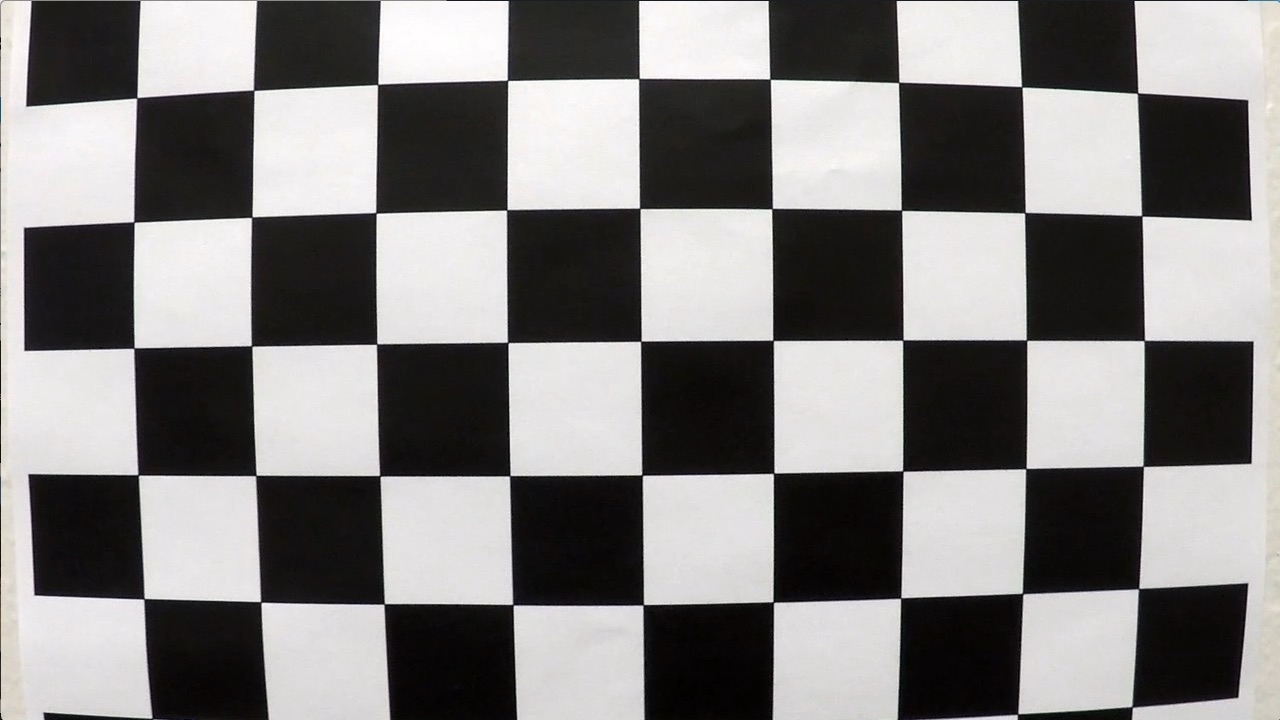
#> input picture JetsonTX1_RCHammer/camera_cal/calibration1.jpg, 1280 x 720 px
$ python -i deviationFromSobel.py   (imports and definitions only)   (older library calls are emulated)
#> lines starting #> are read from the running program, lines starting #| are printed output that depends on the picture; after the words box and inside, x2 and y2 are one past the last pixel; in counts of white or black regions, pixels touching at a corner belong together; long printed decimals are rounded
import numpy as np
import cv2
import glob
import matplotlib.pyplot as plt
import matplotlib.image as mpimg
import math

# [4 lines not run here, left out]


class deviation:

	y = 150
	factor = 2.5
	premiddle = 0

	def __init__(self):
		self.left_fit_his = []
		self.right_fit_his = []
		return

	######## Camera callibration
	# [103 lines left out: functions cal_undistort, collect_callibration_points, compare_images, abs_sobel_thresh, mag_thresh, dir_threshold and 3 more, not called in this run]

	### Perspective Transform ###

	def warp(self, img):

		imshape = img.shape
		img_size = (img.shape[1], img.shape[0])

		src = np.float32(
			[[0.7*imshape[1], 0.45*imshape[0]],
			  [0.8 * imshape[1],1*imshape[0]],
			  [0.2 * imshape[1],1*imshape[0]],
			  [0.3*imshape[1], 0.45*imshape[0]]])

		dst = np.float32(
			[[0.6*img.shape[1],0*imshape[0]],
			  [0.6*img.shape[1],1*img.shape[0]],
			  [0.4*img.shape[1],1*img.shape[0]],
			  [0.4*img.shape[1],0*imshape[0]]])

		M = cv2.getPerspectiveTransform(src, dst)
		Minv = cv2.getPerspectiveTransform(dst, src)

		binary_warped = cv2.warpPerspective(img, M, img_size, flags=cv2.INTER_LINEAR)
		# [16 lines of commented-out code are left out]
		return binary_warped, Minv

	### Histogram ###

	def get_histogram(self, binary_warped):
		histogram = np.sum(binary_warped[binary_warped.shape[0]//2:,:], axis=0)

		return histogram

	# [17 lines left out: function compare_plotted_images, not called in this run]


	### Sliding Window ###

	def slide_window(self, binary_warped, histogram):
		out_img = np.dstack((binary_warped, binary_warped, binary_warped))*255
		midpoint = np.int(histogram.shape[0]/2)
		leftx_base = np.argmax(histogram[:midpoint])
		rightx_base = np.argmax(histogram[midpoint:]) + midpoint

		nwindows = 9
		window_height = np.int(binary_warped.shape[0]/nwindows)
		nonzero = binary_warped.nonzero()
		nonzeroy = np.array(nonzero[0])
		nonzerox = np.array(nonzero[1])
		leftx_current = leftx_base
		rightx_current = rightx_base
		margin = 50
		minpix = 20
		left_lane_inds = []
		right_lane_inds = []

		for window in range(nwindows):
			win_y_low = binary_warped.shape[0] - (window+1)*window_height
			win_y_high = binary_warped.shape[0] - window*window_height
			win_xleft_low = leftx_current - margin
			win_xleft_high = leftx_current + margin
			win_xright_low = rightx_current - margin
			win_xright_high = rightx_current + margin
			cv2.rectangle(out_img,(win_xleft_low,win_y_low),(win_xleft_high,win_y_high),
			(0,255,0), 2)
			cv2.rectangle(out_img,(win_xright_low,win_y_low),(win_xright_high,win_y_high),
			(0,255,0), 2)
			good_left_inds = ((nonzeroy >= win_y_low) & (nonzeroy < win_y_high) &
			(nonzerox >= win_xleft_low) &  (nonzerox < win_xleft_high)).nonzero()[0]
			good_right_inds = ((nonzeroy >= win_y_low) & (nonzeroy < win_y_high) &
			(nonzerox >= win_xright_low) &  (nonzerox < win_xright_high)).nonzero()[0]
			left_lane_inds.append(good_left_inds)
			right_lane_inds.append(good_right_inds)
			if len(good_left_inds) > minpix:
				leftx_current = np.int(np.mean(nonzerox[good_left_inds]))
			if len(good_right_inds) > minpix:
				rightx_current = np.int(np.mean(nonzerox[good_right_inds]))

		left_lane_inds = np.concatenate(left_lane_inds)
		right_lane_inds = np.concatenate(right_lane_inds)

		leftx = nonzerox[left_lane_inds]
		lefty = nonzeroy[left_lane_inds]
		rightx = nonzerox[right_lane_inds]
		righty = nonzeroy[right_lane_inds]

		ploty = np.linspace(0, binary_warped.shape[0]-1, binary_warped.shape[0] )
		if (leftx.size > 0):
		#if (1):
			left_fit = np.polyfit(lefty, leftx, 2)
			left_fitx = left_fit[0]*ploty**2 + left_fit[1]*ploty + left_fit[2]
			self.left_fit_his = left_fit
		else:
			print(self.left_fit_his)
			left_fit = self.left_fit_his
		if (rightx.size > 0):
		#if (1):
			right_fit = np.polyfit(righty, rightx, 2)
			right_fitx = right_fit[0]*ploty**2 + right_fit[1]*ploty + right_fit[2]
			self.right_fit_his = right_fit
		else:
			right_fit = self.right_fit_his


		out_img[nonzeroy[left_lane_inds], nonzerox[left_lane_inds]] = [255, 0, 0]
		out_img[nonzeroy[right_lane_inds], nonzerox[right_lane_inds]] = [0, 0, 255]

		# [6 lines of commented-out code are left out]

		return ploty, left_fit, right_fit

	### Skipping Slinding Window ###

	def skip_sliding_window(self, binary_warped, left_fit, right_fit):
		nonzero = binary_warped.nonzero()
		nonzeroy = np.array(nonzero[0])
		nonzerox = np.array(nonzero[1])
		margin = 100
		left_lane_inds = ((nonzerox > (left_fit[0]*(nonzeroy**2) + left_fit[1]*nonzeroy +
		left_fit[2] - margin)) & (nonzerox < (left_fit[0]*(nonzeroy**2) +
		left_fit[1]*nonzeroy + left_fit[2] + margin)))

		right_lane_inds = ((nonzerox > (right_fit[0]*(nonzeroy**2) + right_fit[1]*nonzeroy +
		right_fit[2] - margin)) & (nonzerox < (right_fit[0]*(nonzeroy**2) +
		right_fit[1]*nonzeroy + right_fit[2] + margin)))

		leftx = nonzerox[left_lane_inds]
		lefty = nonzeroy[left_lane_inds]
		rightx = nonzerox[right_lane_inds]
		righty = nonzeroy[right_lane_inds]
		left_fit = np.polyfit(lefty, leftx, 2)
		right_fit = np.polyfit(righty, rightx, 2)
		ploty = np.linspace(0, binary_warped.shape[0]-1, binary_warped.shape[0] )
		left_fitx = left_fit[0]*ploty**2 + left_fit[1]*ploty + left_fit[2]
		right_fitx = right_fit[0]*ploty**2 + right_fit[1]*ploty + right_fit[2]
		mid_fitx = (left_fitx + right_fitx) / 2

		################################
		## Visualization
		################################

		out_img = np.dstack((binary_warped, binary_warped, binary_warped))*255
		window_img = np.zeros_like(out_img)
		out_img[nonzeroy[left_lane_inds], nonzerox[left_lane_inds]] = [255, 0, 0]
		out_img[nonzeroy[right_lane_inds], nonzerox[right_lane_inds]] = [0, 0, 255]

		left_line_window1 = np.array([np.transpose(np.vstack([left_fitx-margin, ploty]))])
		left_line_window2 = np.array([np.flipud(np.transpose(np.vstack([left_fitx+margin,
									  ploty])))])
		left_line_pts = np.hstack((left_line_window1, left_line_window2))
		right_line_window1 = np.array([np.transpose(np.vstack([right_fitx-margin, ploty]))])
		right_line_window2 = np.array([np.flipud(np.transpose(np.vstack([right_fitx+margin,
									  ploty])))])
		right_line_pts = np.hstack((right_line_window1, right_line_window2))

		cv2.fillPoly(window_img, np.int_([left_line_pts]), (0,255, 0))
		cv2.fillPoly(window_img, np.int_([right_line_pts]), (0,255, 0))
		result = cv2.addWeighted(out_img, 1, window_img, 0.3, 0)

		# [6 lines of commented-out code are left out]

		ret = {}
		ret['leftx'] = leftx
		ret['rightx'] = rightx
		ret['left_fitx'] = left_fitx
		ret['right_fitx'] = right_fitx
		ret['ploty'] = ploty

		return ret

	### Measuring Curvature ###

	def measure_curvature(self, ploty, lines_info):
		ym_per_pix = 30/720
		xm_per_pix = 3.7/700

		leftx = lines_info['left_fitx']
		rightx = lines_info['right_fitx']

		leftx = leftx[::-1]
		rightx = rightx[::-1]

		y_eval = np.max(ploty)
		left_fit_cr = np.polyfit(ploty*ym_per_pix, leftx*xm_per_pix, 2)
		right_fit_cr = np.polyfit(ploty*ym_per_pix, rightx*xm_per_pix, 2)
		left_curverad = ((1 + (2*left_fit_cr[0]*y_eval*ym_per_pix + left_fit_cr[1])**2)**1.5) / np.absolute(2*left_fit_cr[0])
		right_curverad = ((1 + (2*right_fit_cr[0]*y_eval*ym_per_pix + right_fit_cr[1])**2)**1.5) / np.absolute(2*right_fit_cr[0])
		print(left_curverad, 'm', right_curverad, 'm')

		return left_curverad, right_curverad

	### Drawing ###
	# [20 lines left out: function draw_lane_lines, not called in this run]

	# image is expected be in RGB color space
	def select_rgb_white_yellow(self, image):
		# white color mask
		lower = np.uint8([200, 200, 200])
		upper = np.uint8([255, 255, 255])
		white_mask = cv2.inRange(image, lower, upper)
		# yellow color mask
		lower = np.uint8([0, 190,   190])
		upper = np.uint8([160, 255, 255])
		yellow_mask = cv2.inRange(image, lower, upper)
		# combine the mask
		mask = cv2.bitwise_or(white_mask, yellow_mask)
		masked = cv2.bitwise_and(image, image, mask = mask)

		gray = cv2.cvtColor(masked, cv2.COLOR_RGB2GRAY)
		#cv2.imshow('masked', gray)
		#cv2.imshow('white mask', white_mask)
		#cv2.imshow('yellow mask', yellow_mask)

		return gray

	# Calculate Angle
	def GetAngle(self, x, xshape):
		# Calculate Angle
		#x = middle
		#xshape = (image.shape[1] / 2)
		print('hieu so', x-xshape)
		value = math.atan2((x-xshape), self.y)
		result = value * 180 / math.pi
		result = result * self.factor
		if result < 0:
			result = result + result / 7.5
		print('goc lech = ', result)
		return result

	### Defining image processing method ###

	def process_image(self, image):
		#global used_warped
		#global used_ret

		#imgpoints, objpoints = self.collect_callibration_points()
		#img = mpimg.imread('./camera_cal/calibration3.jpg')
		#undistorted, mtx, dist_coefficients = cal_undistort(img, objpoints, imgpoints)
		#compare_images(img, undistorted, "Original Image", "Undistorted Image")

		#Undistort image
		#image, mtx, dist_coefficients = self.cal_undistort(image, objpoints, imgpoints)
		#cv2.imshow('undistort', image)

		#################### FOR SOBEL #####################
		# Gradient thresholding
		#gradient_combined = self.apply_thresholds(image)
		#cv2.imshow('Gradient', gradient_combined)

		# Color thresholding
		#s_binary = self.apply_color_threshold(image)
		#compare_images(image, s_binary, "Original Image", "Color Threshold")

		# Combine Gradient and Color thresholding
		#combined_binary = self.combine_threshold(s_binary, gradient_combined)
		#compare_images(image, combined_binary, "Original Image", "combined_binary")
		##########################################

		#Binary
		combined_binary = self.select_rgb_white_yellow(image)

		# Transforming Perspective
		binary_warped, Minv = self.warp(combined_binary)
		#cv2.imshow('binary_warped', binary_warped)
		#compare_plotted_images(image, binary_warped, "Original Image", "Warped Image")

		# Getting Histogram
		histogram = self.get_histogram(binary_warped)
		#plt.plot(histogram)
		#plt.show()

		# Sliding Window to detect lane lines
		ploty, left_fit, right_fit = self.slide_window(binary_warped, histogram)

		# Skipping Sliding Window
		ret = self.skip_sliding_window(binary_warped, left_fit, right_fit)

		# Measuring Curvature
		left_curverad, right_curverad = self.measure_curvature(ploty, ret)
		print(left_curverad,' ', right_curverad)

		# Get middle
		#middle = max(ret['rightx']) + min(ret['leftx'])
		avr_right = sum(ret['rightx']) / len(ret['rightx'])
		avr_left = sum(ret['leftx']) / len(ret['leftx'])
		middle = (avr_right + avr_left) / 2
		print('mid', middle)
		self.premiddle = middle
		cv2.circle(image,(int(image.shape[1] / 2)  , image.shape[0]), 10, (255,255,255), -1)
		cv2.circle(image, (int(middle), 450), 5, (0,0,255), -1)
		cv2.imshow('output', image)

		if (right_curverad == left_curverad):
			if (right_curverad < left_curverad):
				print('lost 1 lane right')
				middle = self.premiddle + (self.premiddle - middle)
			else:
				print('lost 1 lane left')
				middle = self.premiddle - (middle - self.premiddle)


		if (left_curverad > 0):
			left_curve = left_curverad
		if right_curverad > 0:
			right_curve = right_curverad

		# Calculate Angle
		print('premid', self.premiddle)
		angle = self.GetAngle(middle, image.shape[1] / 2)
		# [34 lines of commented-out code are left out]

		return angle

>>> import cv2
>>> picture = cv2.imread('camera_cal/calibration1.jpg')
#> picture is the input picture: shape (720, 1280, 3); mean B, G, R 127.8, 128.4, 130.1
>>> result = deviation().process_image(picture)
#> in select_rgb_white_yellow, `white_mask = cv2.inRange(image, lower, upper)`:
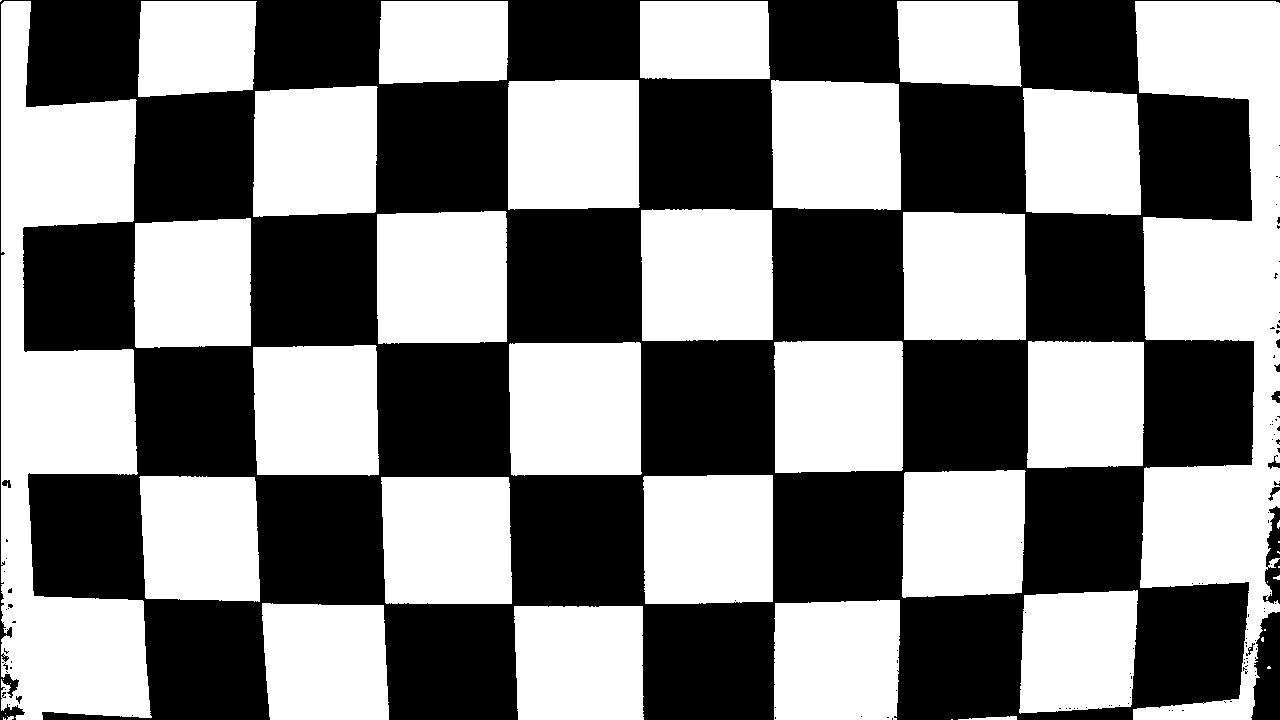
#> white_mask: shape (720, 1280); 50.5% white; 113 black regions (102 under 20 px), largest, box (x1, y1, x2, y2) and area: (0, 0, 1280, 720) 451836, (1251, 612, 1280, 720) 2423, (1263, 506, 1280, 604) 963
#> in process_image, `binary_warped, Minv = self.warp(combined_binary)`: Minv = [[2, -0.296, -640], [7.4e-17, 0.217, 324], [0, -0.000463, 1]]
#> in get_histogram, `histogram = np.sum(binary_warped[binary_warped.shape[0]//2:,:], axis=0)`: histogram = 1280 values, max 78820 at index 456, min 0 at index 0, mean 14902.4
#> in slide_window, `leftx_base = np.argmax(histogram[:midpoint])`: leftx_base = 456
#> in slide_window, `rightx_base = np.argmax(histogram[midpoint:]) + midpoint`: rightx_base = 783
#> in slide_window, `nonzero = binary_warped.nonzero()`: nonzero = 196829 positions, rows 0 to 719, columns 321 to 959
#> in slide_window, `leftx_current = leftx_base`: leftx_current = 456
#> in slide_window, `rightx_current = rightx_base`: rightx_current = 783
#> the loop in slide_window, `for window in range(nwindows):` made 9 passes
#> (win_xleft_low, win_xleft_high, win_xright_low, win_xright_high, leftx_current, rightx_current) on passes 1 to 4: (406, 506, 733, 833, 446, 793), (396, 496, 743, 843, 435, 798), (385, 485, 748, 848, 448, 788), (398, 498, 738, 838, 462, 769)
#> after the loop in slide_window, `for window in range(nwindows):`:
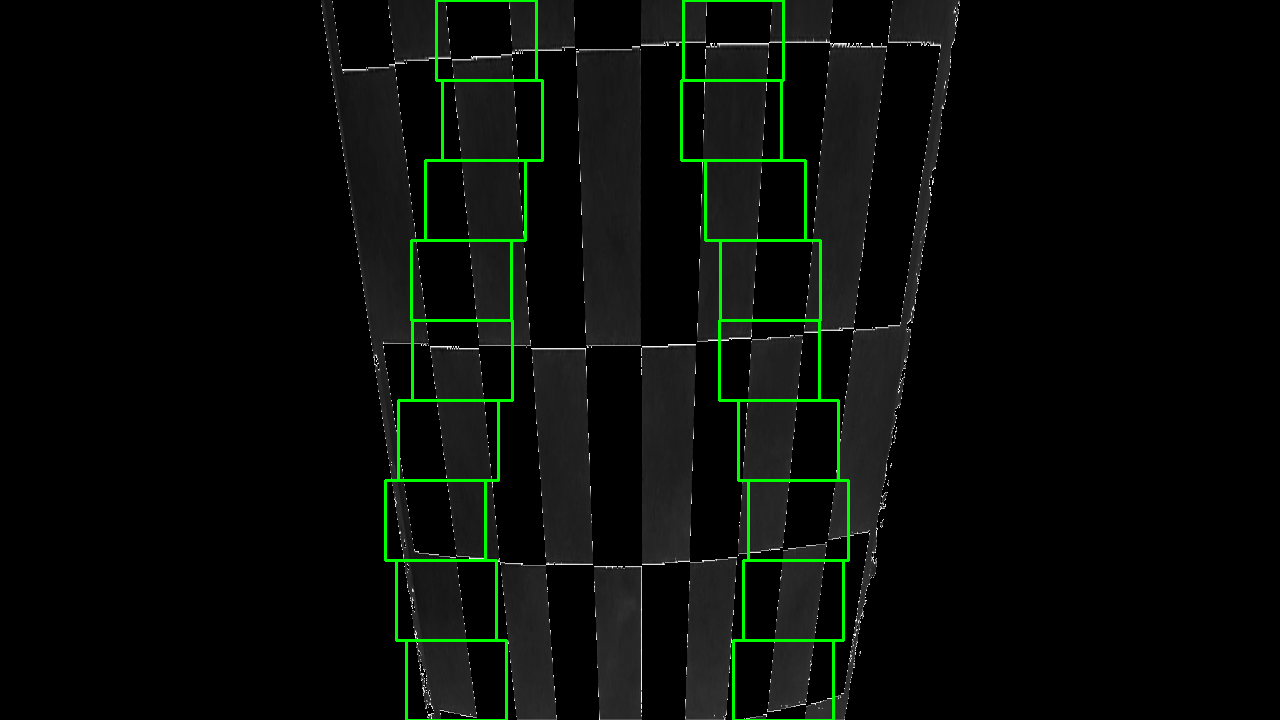
#> out_img: shape (720, 1280, 3); mean of channels 0, 1, 2 7.6, 11.6, 7.6; drawn as B, G, R
#> after the loop in slide_window, `for window in range(nwindows):`: left_lane_inds = 9 items
#> in slide_window, `left_fit = np.polyfit(lefty, leftx, 2)`: left_fit = [-5.56e-07, -0.0896, 499]
#> in slide_window, `left_fitx = left_fit[0]*ploty**2 + left_fit[1]*ploty + left_fit[2]`: left_fitx = 720 values, max 499 at index 0, min 434.2 at index 719, mean 466.7
#> in slide_window, `self.left_fit_his = left_fit`: self.left_fit_his = [-5.56e-07, -0.0896, 499]
#> in slide_window, `right_fit = np.polyfit(righty, rightx, 2)`: right_fit = [-1.53e-05, 0.131, 718.7]
#> in slide_window, `right_fitx = right_fit[0]*ploty**2 + right_fit[1]*ploty + right_fit[2]`: right_fitx = 720 values from 718.7 to 805.3
#> in slide_window, `self.right_fit_his = right_fit`: self.right_fit_his = [-1.53e-05, 0.131, 718.7]
#> in process_image, `ploty, left_fit, right_fit = self.slide_window(binary_warped, histogram)`: ploty = 720 values from 0 to 719; left_fit = [-5.56e-07, -0.0896, 499]; right_fit = [-1.53e-05, 0.131, 718.7]
#> in skip_sliding_window, `left_fit = np.polyfit(lefty, leftx, 2)`: left_fit = [0.000193, -0.148, 491.8]
#> in skip_sliding_window, `right_fit = np.polyfit(righty, rightx, 2)`: right_fit = [-0.000277, 0.268, 715.3]
#> in skip_sliding_window, `left_fitx = left_fit[0]*ploty**2 + left_fit[1]*ploty + left_fit[2]`: left_fitx = 720 values, max 491.8 at index 0, min 463.4 at index 383, mean 471.9
#> in skip_sliding_window, `right_fitx = right_fit[0]*ploty**2 + right_fit[1]*ploty + right_fit[2]`: right_fitx = 720 values, max 780.3 at index 485, min 715.3 at index 0, mean 764
#> in skip_sliding_window, `mid_fitx = (left_fitx + right_fitx) / 2`: mid_fitx = 720 values from 603.5 to 625.2
#> in skip_sliding_window, `left_line_window1 = np.array([np.transpose(np.vstack([left_fitx-margin..`: left_line_window1 = 720 pairs, first value 363.4 to 391.8, second value 0 to 719
#> in skip_sliding_window, `left_line_window2 = np.array([np.flipud(np.transpose(np.vstack([left_f..`: left_line_window2 = 720 pairs, first value 563.4 to 591.8, second value 0 to 719
#> in skip_sliding_window, `left_line_pts = np.hstack((left_line_window1, left_line_window2))`: left_line_pts = 1440 pairs, first value 363.4 to 591.8, second value 0 to 719
#> in skip_sliding_window, `right_line_window1 = np.array([np.transpose(np.vstack([right_fitx-marg..`: right_line_window1 = 720 pairs, first value 615.3 to 680.3, second value 0 to 719
#> in skip_sliding_window, `right_line_window2 = np.array([np.flipud(np.transpose(np.vstack([right..`: right_line_window2 = 720 pairs, first value 815.3 to 880.3, second value 0 to 719
#> in skip_sliding_window, `right_line_pts = np.hstack((right_line_window1, right_line_window2))`: right_line_pts = 1440 pairs, first value 615.3 to 880.3, second value 0 to 719
#> in skip_sliding_window, `result = cv2.addWeighted(out_img, 1, window_img, 0.3, 0)`:
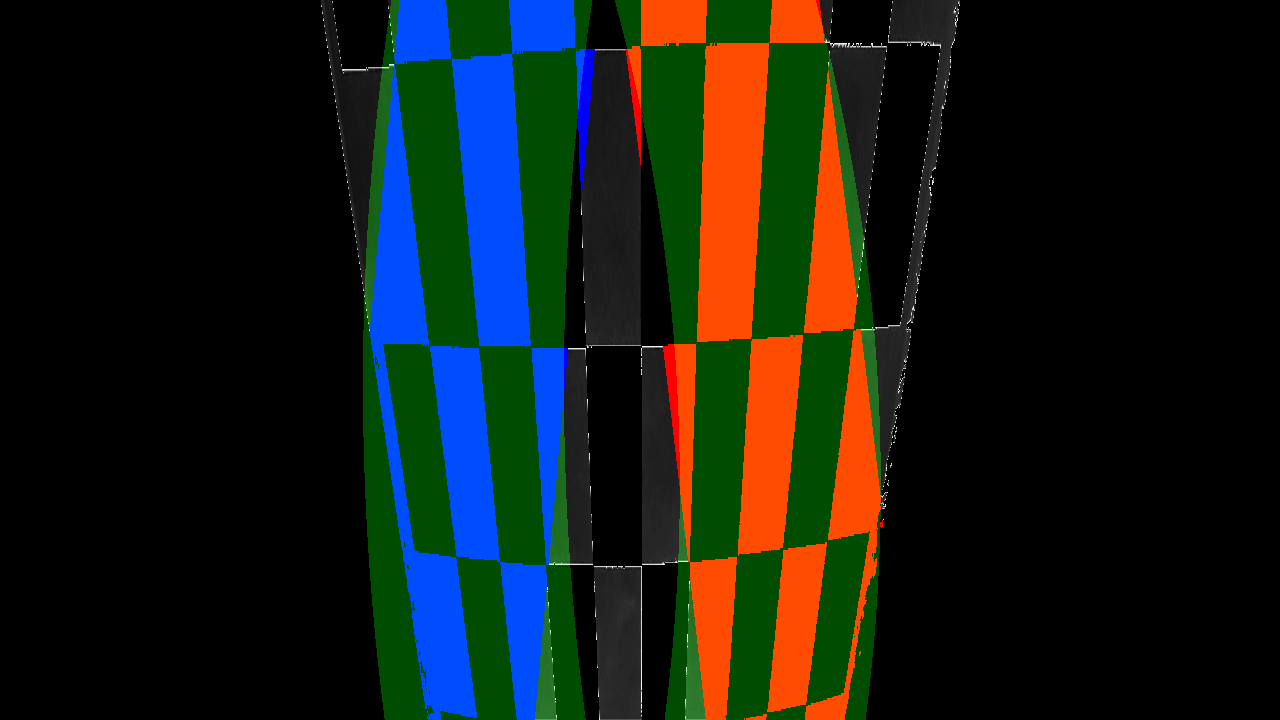
#> result: shape (720, 1280, 3); mean of channels 0, 1, 2 20.1, 26.6, 20.9; drawn as B, G, R
#> in process_image, `ret = self.skip_sliding_window(binary_warped, left_fit, right_fit)`: ret = 5 items
#> in measure_curvature, `leftx = lines_info['left_fitx']`: leftx has the same summary as left_fitx in skip_sliding_window
#> in measure_curvature, `rightx = lines_info['right_fitx']`: rightx has the same summary as right_fitx in skip_sliding_window
#> in measure_curvature, `leftx = leftx[::-1]`: leftx = 720 values, max 491.8 at index 719, min 463.4 at index 336, mean 471.9
#> in measure_curvature, `rightx = rightx[::-1]`: rightx = 720 values, max 780.3 at index 234, min 715.3 at index 719, mean 764
#> in measure_curvature, `y_eval = np.max(ploty)`: y_eval = 719
#> in measure_curvature, `left_fit_cr = np.polyfit(ploty*ym_per_pix, leftx*xm_per_pix, 2)`: left_fit_cr = [0.000588, -0.0165, 2.56]
#> in measure_curvature, `right_fit_cr = np.polyfit(ploty*ym_per_pix, rightx*xm_per_pix, 2)`: right_fit_cr = [-0.000843, 0.0165, 4.04]
#> in measure_curvature, `left_curverad = ((1 + (2*left_fit_cr[0]*y_eval*ym_per_pix + left_fit_c..`: left_curverad = 850.6
#> in measure_curvature, `right_curverad = ((1 + (2*right_fit_cr[0]*y_eval*ym_per_pix + right_fi..`: right_curverad = 594.2
#| 850.573 m 594.155 m
#> in process_image, `left_curverad, right_curverad = self.measure_curvature(ploty, ret)`: left_curverad = 850.6; right_curverad = 594.2
#| 850.573   594.155
#> in process_image, `avr_right = sum(ret['rightx']) / len(ret['rightx'])`: avr_right = 764.2
#> in process_image, `avr_left = sum(ret['leftx']) / len(ret['leftx'])`: avr_left = 472
#> in process_image, `middle = (avr_right + avr_left) / 2`: middle = 618.1
#| mid 618.106
#> in process_image, `left_curve = left_curverad`: left_curve = 850.6
#> in process_image, `right_curve = right_curverad`: right_curve = 594.2
#| premid 618.106
#| hieu so -21.894
#> in GetAngle, `value = math.atan2((x-xshape), self.y)`: value = -0.145
#> in GetAngle, `result = value * 180 / math.pi`: result = -8.3
#> in GetAngle, `result = result * self.factor`: result = -20.76
#> in GetAngle, `result = result + result / 7.5`: result = -23.53
#| goc lech =  -23.528
#> result = -23.53
